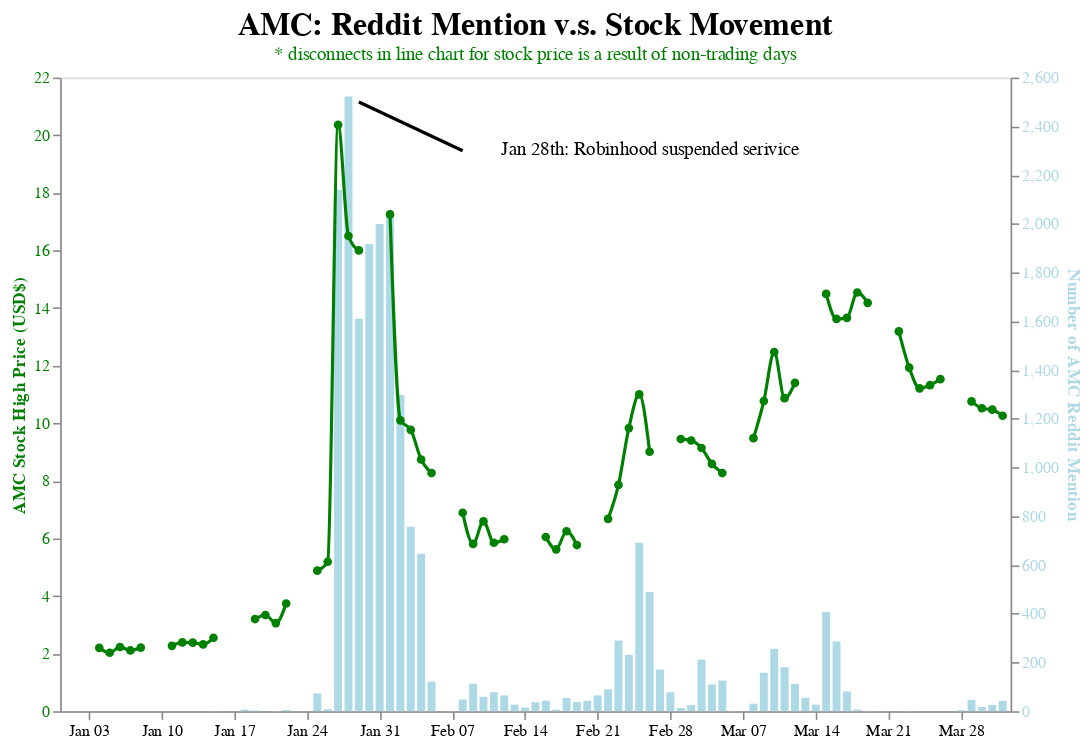

This figure's notebook cell:
### Markdown cell above
Filtered AMC stock data to the same time period we used for GME above:

### Code cell
# Scope down time frame:AMC Reddit
mask = (amc_count['date'] >= '2021-01-01') & (amc_count['date'] <= '2021-04-01')
amc_count_scoped_down = amc_count.loc[mask]

# Narrow down time frame
# # Scope down time frame:AMC Stock
AMC["Date"] = pd.to_datetime(AMC["Date"])
mask = (AMC['Date'] >= '2021-01-01') & (AMC['Date'] <= '2021-04-01')
AMC_df = AMC.loc[mask]

amc_count_scoped_down = amc_count_scoped_down.rename(columns={"date": "Date"})
df_final_amc = amc_count_scoped_down.join(AMC_df.set_index('Date'), on='Date')

# Visualization- 
# AMC stock high price from 2021-01-01 - 2021-04-01 and Reddit Count comparison

annotations = [['2021-02-26',2300, 'Jan 28th: Robinhood suspended serivice']]
a_df = pd.DataFrame(annotations, columns=['date','count','note'])

    
annotate_df = pd.DataFrame({
        'x':['2021-01-29','2021-02-08']
        , 'y':[2500, 2300]
    })
annotation_lines = alt.Chart(annotate_df).mark_line(color='black').encode(
            x='x:T'
            , y=alt.Y('y',title='Number of AMC Reddit Mention')
            )
    
    
annotate = alt.Chart(a_df).mark_text(fontSize = 12
        ).encode(
            y= alt.value(+45)
            , x = 'date:T'
            , text = 'note'
        )

base = alt.Chart(df_final_amc).encode(
    alt.X('Date:T', axis=alt.Axis(title=None))
    ).properties(
        width=600,
        height=400
    )

amc_reddit = base.mark_bar(color= 'lightblue'
).encode(
    y= alt.Y('amc_rrd_count:Q', axis=None),
    # axis= alt.Axis(title='Number of GME Reddit Mention', titleColor='lightblue')),
    tooltip=['Date', 'amc_rrd_count']
)

AMC_high = base.mark_line(
    stroke='green', 
    interpolate='monotone',
    point=alt.OverlayMarkDef(color="green")
).encode(
    y= alt.Y('High:Q', axis= alt.Axis(title='AMC Stock High Price (USD$)', titleColor='green')),
    tooltip=['Date', 'High']
)


base_new= alt.layer(amc_reddit, AMC_high
    ).properties(width=600,
        height=400,
        title= alt.TitleParams(
            text='AMC: Reddit Mention v.s. Stock Movement'
            ,fontSize=20
            , subtitle=['* disconnects in line chart for stock price is a result of non-trading days']
            ,subtitleColor='green'
            # ,subtitleLineHeight=100
            # , subtitlePadding=10
        )
    ).resolve_scale(
        y = 'independent'
    )

alt.hconcat(
    base_new+annotate+annotation_lines
    
).configure_axis(grid=False
    ).configure_axisRight(
        titleColor='lightblue'
        ,labelColor='lightblue'
        # ,labelOpacity=100
        ).configure_axisLeft(
            titleColor='green'
            ,labelColor='green'
        )

### Figure 1 — Vega-Lite specification as saved in the notebook (floating-point values rounded to 4 significant figures)
{"config": {"view": {"continuousWidth": 400, "continuousHeight": 300}, "axis": {"grid": false}, "axisLeft": {"labelColor": "green", "titleColor": "green"}, "axisRight": {"labelColor": "lightblue", "titleColor": "lightblue"}}, "hconcat": [{"layer": [{"mark": {"type": "bar", "color": "lightblue"}, "encoding": {"tooltip": [{"field": "Date", "type": "temporal"}, {"field": "amc_rrd_count", "type": "quantitative"}], "x": {"axis": {"title": null}, "field": "Date", "type": "temporal"}, "y": {"axis": null, "field": "amc_rrd_count", "type": "quantitative"}}, "height": 400, "width": 600}, {"mark": {"type": "line", "interpolate": "monotone", "point": {"color": "green"}, "stroke": "green"}, "encoding": {"tooltip": [{"field": "Date", "type": "temporal"}, {"field": "High", "type": "quantitative"}], "x": {"axis": {"title": null}, "field": "Date", "type": "temporal"}, "y": {"axis": {"title": "AMC Stock High Price (USD$)", "titleColor": "green"}, "field": "High", "type": "quantitative"}}, "height": 400, "width": 600}, {"data": {"name": "data-f7d7ccb85a56dc0dad4a3b94bdb6ab30"}, "mark": {"type": "text", "fontSize": 12}, "encoding": {"text": {"field": "note", "type": "nominal"}, "x": {"field": "date", "type": "temporal"}, "y": {"value": 45}}}, {"data": {"name": "data-f2171e9fb1480b2ed7fc934ae4497d97"}, "mark": {"type": "line", "color": "black"}, "encoding": {"x": {"field": "x", "type": "temporal"}, "y": {"field": "y", "title": "Number of AMC Reddit Mention", "type": "quantitative"}}}], "height": 400, "resolve": {"scale": {"y": "independent"}}, "title": {"text": "AMC: Reddit Mention v.s. Stock Movement", "fontSize": 20, "subtitle": ["* disconnects in line chart for stock price is a result of non-trading days"], "subtitleColor": "green"}, "width": 600}], "data": {"name": "data-7d93b16031dcc44f682f40bd66ba4e99"}, "$schema": "https://vega.github.io/schema/vega-lite/v4.17.0.json", "datasets": {"data-7d93b16031dcc44f682f40bd66ba4e99": [{"Date": "2021-01-01T00:00:00", "body": 0, "title": 0, "amc_rrd_count": 0, "Open": null, "High": null, "Low": null, "Close": null, "Adj Close": null, "Volume": null}, {"Date": "2021-01-02T00:00:00", "body": 0, "title": 0, "amc_rrd_count": 0, "Open": null, "High": null, "Low": null, "Close": null, "Adj Close": null, "Volume": null}, {"Date": "2021-01-03T00:00:00", "body": 0, "title": 0, "amc_rrd_count": 0, "Open": null, "High": null, "Low": null, "Close": null, "Adj Close": null, "Volume": null}, {"Date": "2021-01-04T00:00:00", "body": 0, "title": 0, "amc_rrd_count": 0, "Open": 2.2, "High": 2.2, "Low": 2.0, "Close": 2.01, "Adj Close": 2.01, "Volume": 29870000.0}, {"Date": "2021-01-05T00:00:00", "body": 0, "title": 0, "amc_rrd_count": 0, "Open": 1.99, "High": 2.03, "Low": 1.91, "Close": 1.98, "Adj Close": 1.98, "Volume": 28150000.0}, {"Date": "2021-01-06T00:00:00", "body": 0, "title": 0, "amc_rrd_count": 0, "Open": 2.03, "High": 2.23, "Low": 1.97, "Close": 2.01, "Adj Close": 2.01, "Volume": 67360000.0}, {"Date": "2021-01-07T00:00:00", "body": 0, "title": 0, "amc_rrd_count": 0, "Open": 2.08, "High": 2.11, "Low": 2.02, "Close": 2.05, "Adj Close": 2.05, "Volume": 26150000.0}, {"Date": "2021-01-08T00:00:00", "body": 0, "title": 0, "amc_rrd_count": 0, "Open": 2.09, "High": 2.21, "Low": 2.07, "Close": 2.14, "Adj Close": 2.14, "Volume": 39550000.0}, {"Date": "2021-01-09T00:00:00", "body": 0, "title": 0, "amc_rrd_count": 0, "Open": null, "High": null, "Low": null, "Close": null, "Adj Close": null, "Volume": null}, {"Date": "2021-01-10T00:00:00", "body": 0, "title": 0, "amc_rrd_count": 0, "Open": null, "High": null, "Low": null, "Close": null, "Adj Close": null, "Volume": null}, {"Date": "2021-01-11T00:00:00", "body": 0, "title": 0, "amc_rrd_count": 0, "Open": 2.16, "High": 2.27, "Low": 2.15, "Close": 2.2, "Adj Close": 2.2, "Volume": 41700000.0}, {"Date": "2021-01-12T00:00:00", "body": 0, "title": 0, "amc_rrd_count": 0, "Open": 2.24, "High": 2.39, "Low": 2.24, "Close": 2.29, "Adj Close": 2.29, "Volume": 41550000.0}, {"Date": "2021-01-13T00:00:00", "body": 0, "title": 0, "amc_rrd_count": 0, "Open": 2.33, "High": 2.38, "Low": 2.13, "Close": 2.18, "Adj Close": 2.18, "Volume": 45850000.0}, {"Date": "2021-01-14T00:00:00", "body": 0, "title": 0, "amc_rrd_count": 0, "Open": 2.22, "High": 2.32, "Low": 2.13, "Close": 2.18, "Adj Close": 2.18, "Volume": 49640000.0}, {"Date": "2021-01-15T00:00:00", "body": 1, "title": 0, "amc_rrd_count": 1, "Open": 2.2, "High": 2.55, "Low": 2.18, "Close": 2.33, "Adj Close": 2.33, "Volume": 162400000.0}, {"Date": "2021-01-16T00:00:00", "body": 0, "title": 0, "amc_rrd_count": 0, "Open": null, "High": null, "Low": null, "Close": null, "Adj Close": null, "Volume": null}, {"Date": "2021-01-17T00:00:00", "body": 0, "title": 0, "amc_rrd_count": 0, "Open": null, "High": null, "Low": null, "Close": null, "Adj Close": null, "Volume": null}, {"Date": "2021-01-18T00:00:00", "body": 7, "title": 0, "amc_rrd_count": 7, "Open": null, "High": null, "Low": null, "Close": null, "Adj Close": null, "Volume": null}, {"Date": "2021-01-19T00:00:00", "body": 3, "title": 0, "amc_rrd_count": 3, "Open": 2.8, "High": 3.2, "Low": 2.57, "Close": 3.06, "Adj Close": 3.06, "Volume": 256300000.0}, {"Date": "2021-01-20T00:00:00", "body": 0, "title": 0, "amc_rrd_count": 0, "Open": 3.29, "High": 3.34, "Low": 2.75, "Close": 2.97, "Adj Close": 2.97, "Volume": 181900000.0}, {"Date": "2021-01-21T00:00:00", "body": 1, "title": 0, "amc_rrd_count": 1, "Open": 3.0, "High": 3.06, "Low": 2.85, "Close": 2.98, "Adj Close": 2.98, "Volume": 64820000.0}, {"Date": "2021-01-22T00:00:00", "body": 5, "title": 0, "amc_rrd_count": 5, "Open": 2.91, "High": 3.74, "Low": 2.81, "Close": 3.51, "Adj Close": 3.51, "Volume": 268300000.0}, {"Date": "2021-01-23T00:00:00", "body": 1, "title": 0, "amc_rrd_count": 1, "Open": null, "High": null, "Low": null, "Close": null, "Adj Close": null, "Volume": null}, {"Date": "2021-01-24T00:00:00", "body": 0, "title": 0, "amc_rrd_count": 0, "Open": null, "High": null, "Low": null, "Close": null, "Adj Close": null, "Volume": null}, {"Date": "2021-01-25T00:00:00", "body": 71, "title": 2, "amc_rrd_count": 73, "Open": 4.71, "High": 4.88, "Low": 3.85, "Close": 4.42, "Adj Close": 4.42, "Volume": 443200000.0}, {"Date": "2021-01-26T00:00:00", "body": 7, "title": 1, "amc_rrd_count": 8, "Open": 5.09, "High": 5.19, "Low": 4.37, "Close": 4.96, "Adj Close": 4.96, "Volume": 456900000.0}, {"Date": "2021-01-27T00:00:00", "body": 1236, "title": 904, "amc_rrd_count": 2140, "Open": 20.34, "High": 20.36, "Low": 11.01, "Close": 19.9, "Adj Close": 19.9, "Volume": 1222000000.0}, {"Date": "2021-01-28T00:00:00", "body": 1834, "title": 688, "amc_rrd_count": 2522, "Open": 11.98, "High": 16.5, "Low": 6.51, "Close": 8.63, "Adj Close": 8.63, "Volume": 591200000.0}, {"Date": "2021-01-29T00:00:00", "body": 1589, "title": 22, "amc_rrd_count": 1611, "Open": 14.31, "High": 16.0, "Low": 11.6, "Close": 13.26, "Adj Close": 13.26, "Volume": 602200000.0}, {"Date": "2021-01-30T00:00:00", "body": 1900, "title": 17, "amc_rrd_count": 1917, "Open": null, "High": null, "Low": null, "Close": null, "Adj Close": null, "Volume": null}, {"Date": "2021-01-31T00:00:00", "body": 1985, "title": 14, "amc_rrd_count": 1999, "Open": null, "High": null, "Low": null, "Close": null, "Adj Close": null, "Volume": null}, {"Date": "2021-02-01T00:00:00", "body": 1993, "title": 48, "amc_rrd_count": 2041, "Open": 17.0, "High": 17.25, "Low": 12.91, "Close": 13.3, "Adj Close": 13.3, "Volume": 434600000.0}, {"Date": "2021-02-02T00:00:00", "body": 1113, "title": 185, "amc_rrd_count": 1298, "Open": 9.48, "High": 10.1, "Low": 6.0, "Close": 7.82, "Adj Close": 7.82, "Volume": 462800000.0}, {"Date": "2021-02-03T00:00:00", "body": 685, "title": 72, "amc_rrd_count": 757, "Open": 8.85, "High": 9.77, "Low": 7.89, "Close": 8.97, "Adj Close": 8.97, "Volume": 221400000.0}, {"Date": "2021-02-04T00:00:00", "body": 555, "title": 91, "amc_rrd_count": 646, "Open": 8.7, "High": 8.74, "Low": 7.0, "Close": 7.09, "Adj Close": 7.09, "Volume": 163000000.0}, {"Date": "2021-02-05T00:00:00", "body": 107, "title": 14, "amc_rrd_count": 121, "Open": 7.17, "High": 8.27, "Low": 6.52, "Close": 6.83, "Adj Close": 6.83, "Volume": 197100000.0}, {"Date": "2021-02-06T00:00:00", "body": 0, "title": 0, "amc_rrd_count": 0, "Open": null, "High": null, "Low": null, "Close": null, "Adj Close": null, "Volume": null}, {"Date": "2021-02-07T00:00:00", "body": 1, "title": 0, "amc_rrd_count": 1, "Open": null, "High": null, "Low": null, "Close": null, "Adj Close": null, "Volume": null}, {"Date": "2021-02-08T00:00:00", "body": 44, "title": 4, "amc_rrd_count": 48, "Open": 6.88, "High": 6.89, "Low": 5.75, "Close": 6.18, "Adj Close": 6.18, "Volume": 128200000.0}, {"Date": "2021-02-09T00:00:00", "body": 107, "title": 6, "amc_rrd_count": 113, "Open": 5.81, "High": 5.81, "Low": 5.26, "Close": 5.5, "Adj Close": 5.5, "Volume": 102600000.0}, {"Date": "2021-02-10T00:00:00", "body": 57, "title": 2, "amc_rrd_count": 59, "Open": 5.71, "High": 6.59, "Low": 5.45, "Close": 5.8, "Adj Close": 5.8, "Volume": 152800000.0}, {"Date": "2021-02-11T00:00:00", "body": 77, "title": 1, "amc_rrd_count": 78, "Open": 5.62, "High": 5.85, "Low": 5.47, "Close": 5.61, "Adj Close": 5.61, "Volume": 55920000.0}, {"Date": "2021-02-12T00:00:00", "body": 64, "title": 1, "amc_rrd_count": 65, "Open": 5.72, "High": 5.97, "Low": 5.52, "Close": 5.59, "Adj Close": 5.59, "Volume": 46770000.0}, {"Date": "2021-02-13T00:00:00", "body": 26, "title": 1, "amc_rrd_count": 27, "Open": null, "High": null, "Low": null, "Close": null, "Adj Close": null, "Volume": null}, {"Date": "2021-02-14T00:00:00", "body": 13, "title": 2, "amc_rrd_count": 15, "Open": null, "High": null, "Low": null, "Close": null, "Adj Close": null, "Volume": null}, {"Date": "2021-02-15T00:00:00", "body": 36, "title": 1, "amc_rrd_count": 37, "Open": null, "High": null, "Low": null, "Close": null, "Adj Close": null, "Volume": null}, {"Date": "2021-02-16T00:00:00", "body": 41, "title": 2, "amc_rrd_count": 43, "Open": 6.03, "High": 6.05, "Low": 5.49, "Close": 5.65, "Adj Close": 5.65, "Volume": 61170000.0}, {"Date": "2021-02-17T00:00:00", "body": 5, "title": 1, "amc_rrd_count": 6, "Open": 5.58, "High": 5.62, "Low": 5.32, "Close": 5.55, "Adj Close": 5.55, "Volume": 38850000.0}, {"Date": "2021-02-18T00:00:00", "body": 51, "title": 3, "amc_rrd_count": 54, "Open": 5.84, "High": 6.25, "Low": 5.46, "Close": 5.51, "Adj Close": 5.51, "Volume": 130500000.0}, {"Date": "2021-02-19T00:00:00", "body": 35, "title": 3, "amc_rrd_count": 38, "Open": 5.54, "High": 5.77, "Low": 5.51, "Close": 5.7, "Adj Close": 5.7, "Volume": 40250000.0}, {"Date": "2021-02-20T00:00:00", "body": 38, "title": 5, "amc_rrd_count": 43, "Open": null, "High": null, "Low": null, "Close": null, "Adj Close": null, "Volume": null}, {"Date": "2021-02-21T00:00:00", "body": 63, "title": 2, "amc_rrd_count": 65, "Open": null, "High": null, "Low": null, "Close": null, "Adj Close": null, "Volume": null}, {"Date": "2021-02-22T00:00:00", "body": 86, "title": 4, "amc_rrd_count": 90, "Open": 5.93, "High": 6.68, "Low": 5.75, "Close": 6.55, "Adj Close": 6.55, "Volume": 173400000.0}, {"Date": "2021-02-23T00:00:00", "body": 279, "title": 11, "amc_rrd_count": 290, "Open": 6.97, "High": 7.86, "Low": 6.01, "Close": 7.7, "Adj Close": 7.7, "Volume": 264900000.0}, {"Date": "2021-02-24T00:00:00", "body": 227, "title": 4, "amc_rrd_count": 231, "Open": 7.23, "High": 9.83, "Low": 6.99, "Close": 9.09, "Adj Close": 9.09, "Volume": 376900000.0}, {"Date": "2021-02-25T00:00:00", "body": 672, "title": 19, "amc_rrd_count": 691, "Open": 10.89, "High": 11.0, "Low": 7.85, "Close": 8.29, "Adj Close": 8.29, "Volume": 445700000.0}, {"Date": "2021-02-26T00:00:00", "body": 473, "title": 16, "amc_rrd_count": 489, "Open": 8.19, "High": 9.01, "Low": 7.63, "Close": 8.01, "Adj Close": 8.01, "Volume": 137000000.0}, {"Date": "2021-02-27T00:00:00", "body": 169, "title": 2, "amc_rrd_count": 171, "Open": null, "High": null, "Low": null, "Close": null, "Adj Close": null, "Volume": null}, {"Date": "2021-02-28T00:00:00", "body": 77, "title": 1, "amc_rrd_count": 78, "Open": null, "High": null, "Low": null, "Close": null, "Adj Close": null, "Volume": null}, {"Date": "2021-03-01T00:00:00", "body": 13, "title": 0, "amc_rrd_count": 13, "Open": 8.86, "High": 9.45, "Low": 8.42, "Close": 9.18, "Adj Close": 9.18, "Volume": 143600000.0}, {"Date": "2021-03-02T00:00:00", "body": 23, "title": 2, "amc_rrd_count": 25, "Open": 9.14, "High": 9.4, "Low": 8.51, "Close": 8.93, "Adj Close": 8.93, "Volume": 78140000.0}, {"Date": "2021-03-03T00:00:00", "body": 204, "title": 8, "amc_rrd_count": 212, "Open": 8.95, "High": 9.14, "Low": 8.5, "Close": 8.58, "Adj Close": 8.58, "Volume": 55650000.0}, {"Date": "2021-03-04T00:00:00", "body": 105, "title": 5, "amc_rrd_count": 110, "Open": 8.25, "High": 8.59, "Low": 7.5, "Close": 8.03, "Adj Close": 8.03, "Volume": 77820000.0}, {"Date": "2021-03-05T00:00:00", "body": 126, "title": 0, "amc_rrd_count": 126, "Open": 8.08, "High": 8.27, "Low": 7.63, "Close": 8.05, "Adj Close": 8.05, "Volume": 59730000.0}, {"Date": "2021-03-06T00:00:00", "body": 1, "title": 0, "amc_rrd_count": 1, "Open": null, "High": null, "Low": null, "Close": null, "Adj Close": null, "Volume": null}, {"Date": "2021-03-07T00:00:00", "body": 0, "title": 0, "amc_rrd_count": 0, "Open": null, "High": null, "Low": null, "Close": null, "Adj Close": null, "Volume": null}, {"Date": "2021-03-08T00:00:00", "body": 29, "title": 2, "amc_rrd_count": 31, "Open": 8.53, "High": 9.48, "Low": 8.31, "Close": 9.29, "Adj Close": 9.29, "Volume": 114300000.0}, {"Date": "2021-03-09T00:00:00", "body": 150, "title": 8, "amc_rrd_count": 158, "Open": 9.38, "High": 10.77, "Low": 9.22, "Close": 10.5, "Adj Close": 10.5, "Volume": 150400000.0}, {"Date": "2021-03-10T00:00:00", "body": 241, "title": 15, "amc_rrd_count": 256, "Open": 11.02, "High": 12.47, "Low": 9.51, "Close": 9.85, "Adj Close": 9.85, "Volume": 261900000.0}, {"Date": "2021-03-11T00:00:00", "body": 167, "title": 14, "amc_rrd_count": 181, "Open": 10.65, "High": 10.87, "Low": 9.9, "Close": 10.28, "Adj Close": 10.28, "Volume": 83930000.0}, {"Date": "2021-03-12T00:00:00", "body": 105, "title": 7, "amc_rrd_count": 112, "Open": 10.16, "High": 11.4, "Low": 9.94, "Close": 11.16, "Adj Close": 11.16, "Volume": 111100000.0}, {"Date": "2021-03-13T00:00:00", "body": 51, "title": 4, "amc_rrd_count": 55, "Open": null, "High": null, "Low": null, "Close": null, "Adj Close": null, "Volume": null}, {"Date": "2021-03-14T00:00:00", "body": 26, "title": 1, "amc_rrd_count": 27, "Open": null, "High": null, "Low": null, "Close": null, "Adj Close": null, "Volume": null}, {"Date": "2021-03-15T00:00:00", "body": 396, "title": 11, "amc_rrd_count": 407, "Open": 12.18, "High": 14.49, "Low": 11.85, "Close": 14.04, "Adj Close": 14.04, "Volume": 277700000.0}, {"Date": "2021-03-16T00:00:00", "body": 274, "title": 12, "amc_rrd_count": 286, "Open": 13.62, "High": 13.62, "Low": 12.34, "Close": 13.02, "Adj Close": 13.02, "Volume": 126000000.0}, {"Date": "2021-03-17T00:00:00", "body": 80, "title": 1, "amc_rrd_count": 81, "Open": 13.24, "High": 13.66, "Low": 13.0, "Close": 13.56, "Adj Close": 13.56, "Volume": 78050000.0}, {"Date": "2021-03-18T00:00:00", "body": 7, "title": 0, "amc_rrd_count": 7, "Open": 14.34, "High": 14.54, "Low": 13.57, "Close": 14.0, "Adj Close": 14.0, "Volume": 121400000.0}, {"Date": "2021-03-19T00:00:00", "body": 1, "title": 0, "amc_rrd_count": 1, "Open": 14.14, "High": 14.18, "Low": 13.28, "Close": 13.93, "Adj Close": 13.93, "Volume": 153200000.0}, {"Date": "2021-03-20T00:00:00", "body": 1, "title": 0, "amc_rrd_count": 1, "Open": null, "High": null, "Low": null, "Close": null, "Adj Close": null, "Volume": null}, {"Date": "2021-03-21T00:00:00", "body": 0, "title": 0, "amc_rrd_count": 0, "Open": null, "High": null, "Low": null, "Close": null, "Adj Close": null, "Volume": null}, {"Date": "2021-03-22T00:00:00", "body": 0, "title": 0, "amc_rrd_count": 0, "Open": 13.15, "High": 13.19, "Low": 11.76, "Close": 12.49, "Adj Close": 12.49, "Volume": 88760000.0}, {"Date": "2021-03-23T00:00:00", "body": 1, "title": 0, "amc_rrd_count": 1, "Open": 11.46, "High": 11.93, "Low": 10.37, "Close": 10.66, "Adj Close": 10.66, "Volume": 87920000.0}, {"Date": "2021-03-24T00:00:00", "body": 0, "title": 0, "amc_rrd_count": 0, "Open": 10.82, "High": 11.21, "Low": 8.93, "Close": 9.02, "Adj Close": 9.02, "Volume": 81850000.0}, {"Date": "2021-03-25T00:00:00", "body": 0, "title": 0, "amc_rrd_count": 0, "Open": 8.96, "High": 11.32, "Low": 8.95, "Close": 10.94, "Adj Close": 10.94, "Volume": 131200000.0}, {"Date": "2021-03-26T00:00:00", "body": 0, "title": 0, "amc_rrd_count": 0, "Open": 11.27, "High": 11.53, "Low": 10.01, "Close": 10.24, "Adj Close": 10.24, "Volume": 84630000.0}, {"Date": "2021-03-27T00:00:00", "body": 0, "title": 0, "amc_rrd_count": 0, "Open": null, "High": null, "Low": null, "Close": null, "Adj Close": null, "Volume": null}, {"Date": "2021-03-28T00:00:00", "body": 4, "title": 0, "amc_rrd_count": 4, "Open": null, "High": null, "Low": null, "Close": null, "Adj Close": null, "Volume": null}, {"Date": "2021-03-29T00:00:00", "body": 43, "title": 3, "amc_rrd_count": 46, "Open": 10.32, "High": 10.76, "Low": 10.09, "Close": 10.35, "Adj Close": 10.35, "Volume": 37330000.0}, {"Date": "2021-03-30T00:00:00", "body": 17, "title": 0, "amc_rrd_count": 17, "Open": 10.31, "High": 10.52, "Low": 9.76, "Close": 10.35, "Adj Close": 10.35, "Volume": 39020000.0}, {"Date": "2021-03-31T00:00:00", "body": 25, "title": 1, "amc_rrd_count": 26, "Open": 10.4, "High": 10.47, "Low": 10.05, "Close": 10.21, "Adj Close": 10.21, "Volume": 29830000.0}, {"Date": "2021-04-01T00:00:00", "body": 42, "title": 1, "amc_rrd_count": 43, "Open": 10.23, "High": 10.26, "Low": 9.15, "Close": 9.36, "Adj Close": 9.36, "Volume": 77470000.0}], "data-f7d7ccb85a56dc0dad4a3b94bdb6ab30": [{"date": "2021-02-26", "count": 2300, "note": "Jan 28th: Robinhood suspended serivice"}], "data-f2171e9fb1480b2ed7fc934ae4497d97": [{"x": "2021-01-29", "y": 2500}, {"x": "2021-02-08", "y": 2300}]}}
